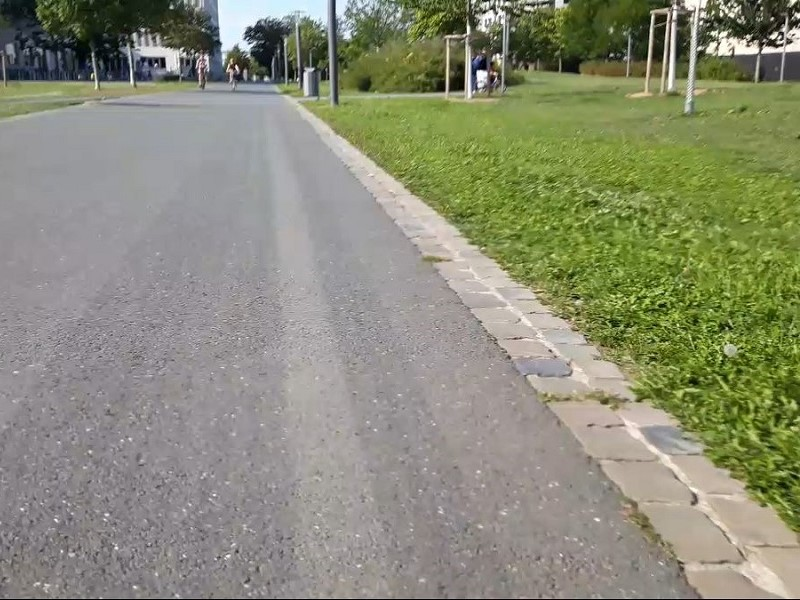
#> input picture cv/resources/straight_5.jpg, 800 x 600 px
$ python edge_image_preprocessor.py   (older library calls are emulated)
#> lines starting #> are read from the running program, lines starting #| are printed output that depends on the picture; after the words box and inside, x2 and y2 are one past the last pixel; in counts of white or black regions, pixels touching at a corner belong together
import cv2
import matplotlib.pyplot as plt
import numpy as np


class EdgeImagePreprocessor(object):
    """
    This class prepares images to detect the edge of roads
    """
    DEFAULT_DESTINATION_SIZE = (800, 600)
    DEFAULT_SOURCE_ROI = np.float32([(0.43, 0.65), (0.58, 0.65), (0.1, 1), (1, 1)])
    DEFAULT_DESTINATION_ROI = np.float32([(0, 0), (1, 0), (0, 1), (1, 1)])

    DEFAULT_GRADIENT_THRESHOLD = (30, 255)
    DEFAULT_SATURATION_THRESHOLD = (30, 255)

    def __init__(self,
                 gradient_threshold=DEFAULT_GRADIENT_THRESHOLD,
                 saturation_threshold=DEFAULT_SATURATION_THRESHOLD,
                 destination_size=DEFAULT_DESTINATION_SIZE,
                 show_intermediate_steps=False):
        self.destination_size = destination_size
        self.show_intermediate_steps = show_intermediate_steps
        self.gradient_threshold = gradient_threshold
        self.saturation_threshold = saturation_threshold

    def process(self, img):
        """
        Given a 3 channel input image, a binary output will be generated
        """
        # May require undistorting the image
        hls_channels: list = EdgeImagePreprocessor.convert_to_hls(img)
        if self.show_intermediate_steps is True:
            self.compare_images(img, hls_channels[1], "original", "light channel")
        if self.show_intermediate_steps is True:
            self.compare_images(img, hls_channels[2], "original", "saturation channel")

        sobel = EdgeImagePreprocessor.sobel_edge_detection(hls_channels[1])
        sobel_x_binary = self.apply_gradient_threshold(sobel)
        if self.show_intermediate_steps is True:
            self.compare_images(hls_channels[1], sobel_x_binary, "light channel", "sobel filter binary")
        saturation_binary = self.apply_saturation_gradient(hls_channels[2])
        if self.show_intermediate_steps is True:
            self.compare_images(hls_channels[2], saturation_binary, "saturation channel", "saturation filter binary")
        combined_binary = self.combine_binaries(sobel_x_binary, saturation_binary)
        if self.show_intermediate_steps is True:
            self.compare_images(img, saturation_binary, "Original Image", "Resulting binary")

        return combined_binary

    @classmethod
    def convert_to_hls(cls, img):
        hls_img = cv2.cvtColor(img, cv2.COLOR_RGB2HLS)
        h_channel = hls_img[:, :, 0]
        l_channel = hls_img[:, :, 1]
        s_channel = hls_img[:, :, 2]
        return [h_channel, l_channel, s_channel]

    @classmethod
    def sobel_edge_detection(cls, lightness):
        """
        Getting the edges based on Sobel,
        assumption: Lightness does differ from road to non road
        """
        ddepth_datatype = cv2.CV_64F  # Allows to detect both edges, alternatively use cv2.CV8U
        sobel_x_derivative = cv2.Sobel(lightness, ddepth_datatype, 1, 1)
        absolute_sobel_x = np.absolute(sobel_x_derivative)
        return np.minimum(np.full(cls.DEFAULT_DESTINATION_SIZE, 255, dtype=np.uint8).transpose(),
                          np.uint8(255 * absolute_sobel_x / np.max(absolute_sobel_x)))

    def apply_gradient_threshold(self, data):
        """
        Convert Sobel scaled derivative into binary image
        """
        gradient_binary = np.zeros_like(data)
        gradient_binary[(data >= self.gradient_threshold[0]) & (data <= self.gradient_threshold[1])] = 1
        return gradient_binary

    def apply_saturation_gradient(self, data):
        """
        If the road is dark, it will have low saturation
        """
        saturation_binary = np.zeros_like(data)
        saturation_binary[(data >= self.saturation_threshold[0]) & (data <= self.saturation_threshold[1])] = 1
        return saturation_binary

    def combine_binaries(self, binary_one, binary_two):
        """
        Combines two binaries by OR operator
        """
        # This may be done without the zeros_like directly, this may minimally improve performance
        combined_binary = np.zeros_like(binary_one)
        combined_binary[(binary_one == 1) | (binary_two == 1)] = 1
        return combined_binary

    def compare_images(self, original, result, descr1, descr2):
        f, (ax1, ax2) = plt.subplots(1, 2, figsize=(20, 10))
        ax1.imshow(original)
        ax1.set_title(descr1, fontsize=30)
        ax2.imshow(result, cmap='gray')
        ax2.set_title(descr2, fontsize=30)
        plt.show()


if __name__ == "__main__":
    img = cv2.imread('resources/straight_5.jpg')
#> img is the input picture: shape (600, 800, 3); mean B, G, R 119.1, 140.3, 138.5
    EdgeImagePreprocessor(show_intermediate_steps=True).process(img)
#> in convert_to_hls, `h_channel = hls_img[:, :, 0]`:
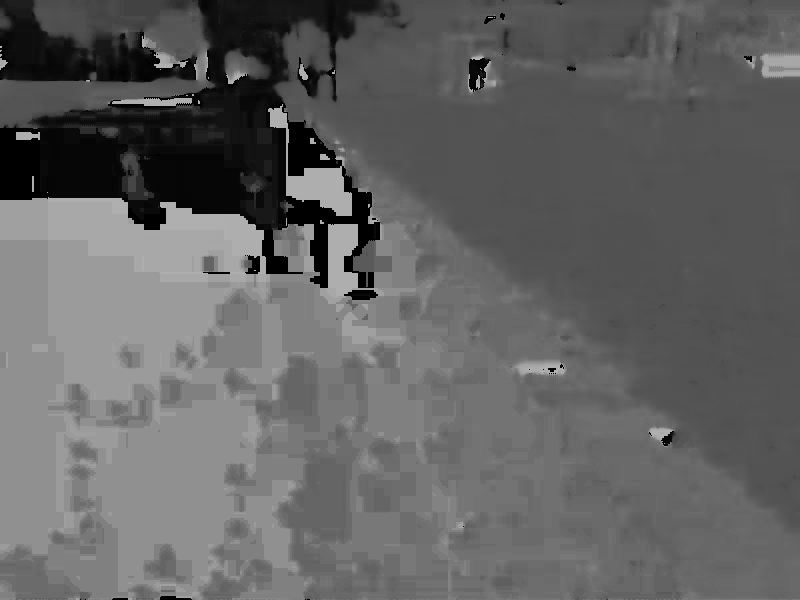
#> h_channel: shape (600, 800); min 0, max 179, mean 98.7
#> in convert_to_hls, `l_channel = hls_img[:, :, 1]`:
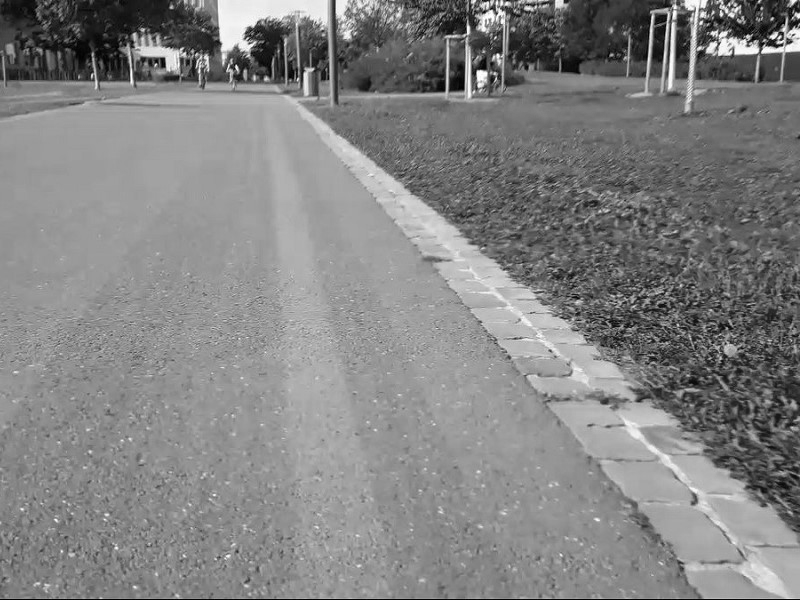
#> l_channel: shape (600, 800); min 0, max 255, mean 131
#> in convert_to_hls, `s_channel = hls_img[:, :, 2]`:
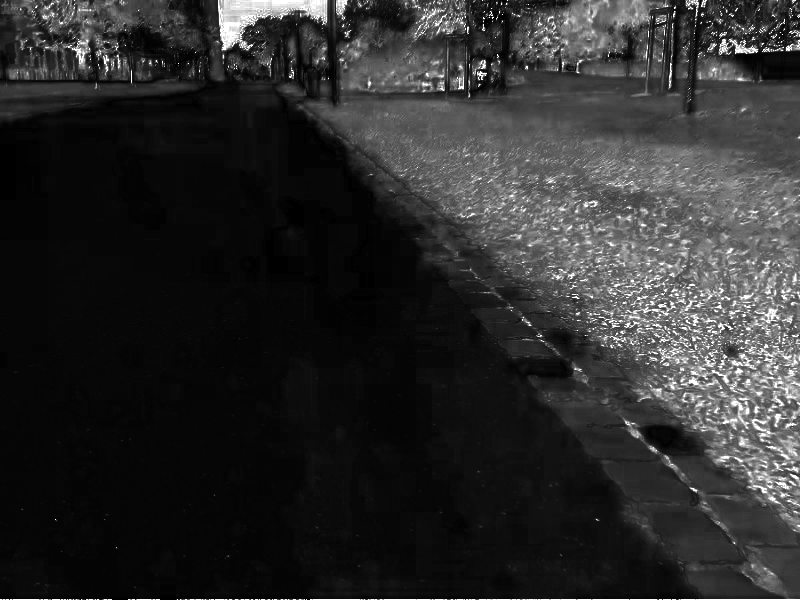
#> s_channel: shape (600, 800); min 0, max 255, mean 44.3
#> in process, `hls_channels: list = EdgeImagePreprocessor.convert_to_hls(img)`: hls_channels = 3 items
#> in compare_images, `plt.show()`:
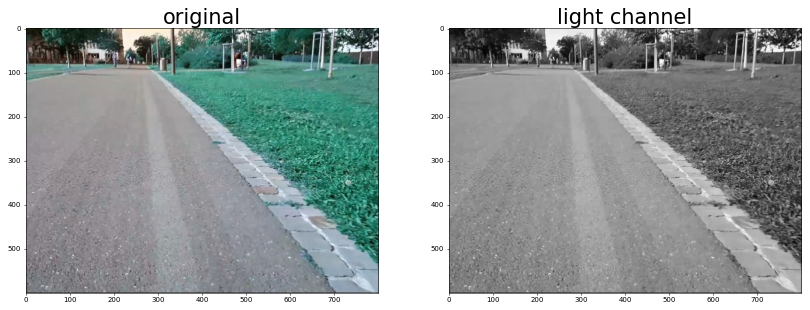
#> figure drawn by matplotlib, 2 panels; B, G, R data is drawn as R, G, B
#> in sobel_edge_detection, `sobel_x_derivative = cv2.Sobel(lightness, ddepth_datatype, 1, 1)`:
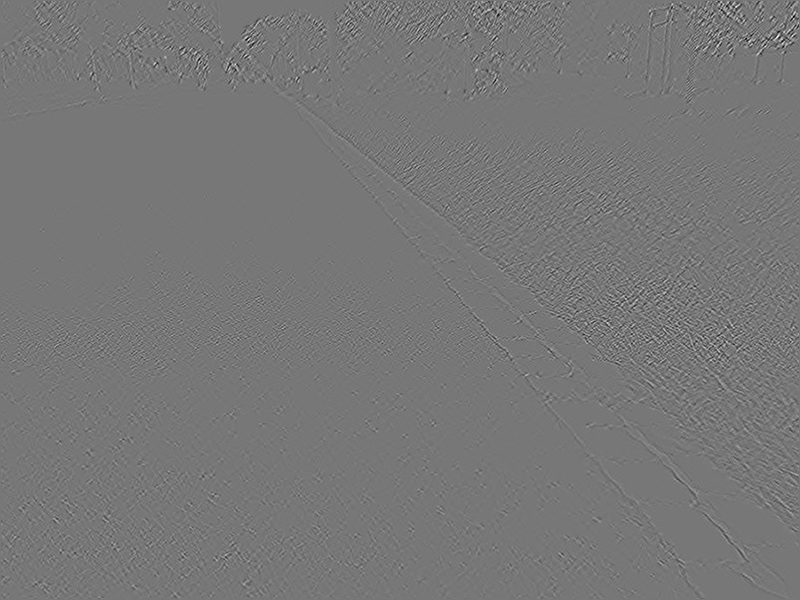
#> sobel_x_derivative: shape (600, 800) float64; min -284, max 322, mean 0; drawn with min black and max white
#> in process, `sobel_x_binary = self.apply_gradient_threshold(sobel)`:
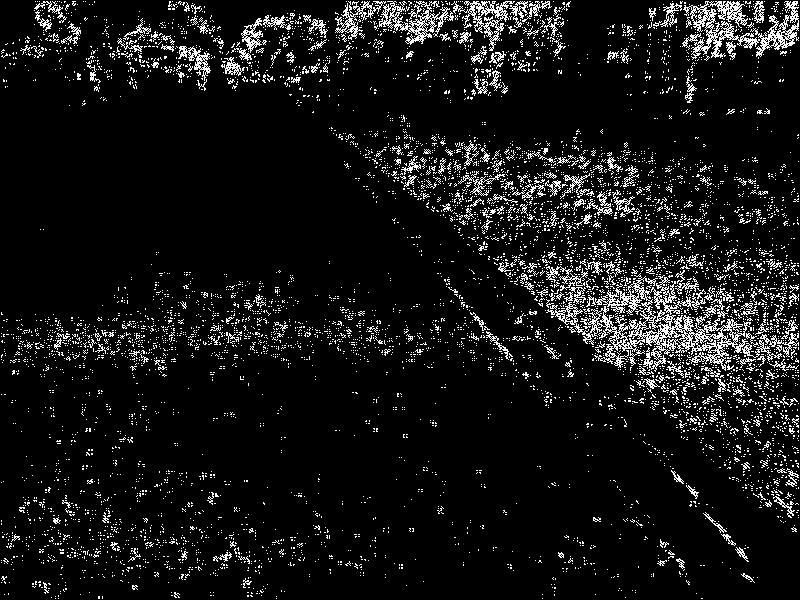
#> sobel_x_binary: shape (600, 800); values 0 (black) and 1 (white), 8.2% white in thin lines or dots
#> in process, `combined_binary = self.combine_binaries(sobel_x_binary, saturation_bin..`:
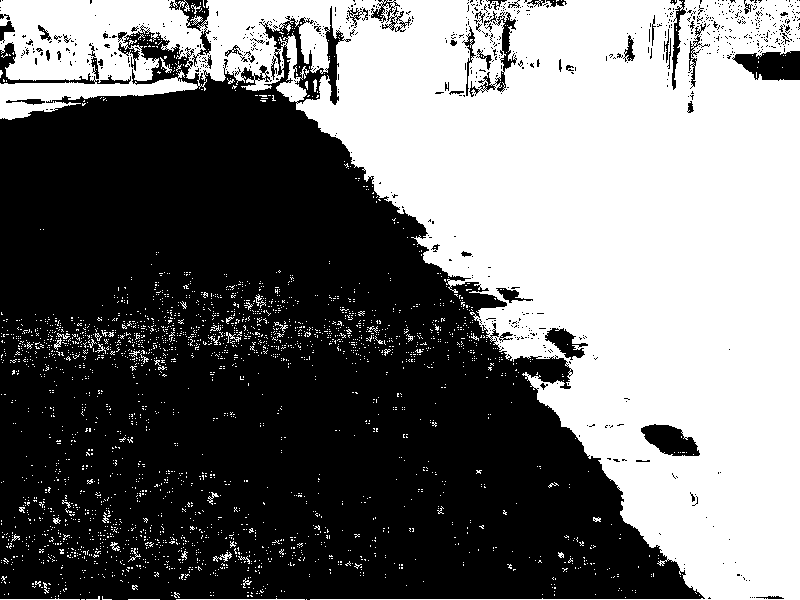
#> combined_binary: shape (600, 800); values 0 (black) and 1 (white), 45.2% white; 2738 white regions (2689 under 20 px), largest, box (x1, y1, x2, y2) and area: (0, 0, 800, 600) 209273, (176, 598, 305, 600) 130, (0, 598, 80, 600) 82

$ run again, with cv/resources/straight_1.jpg copied over cv/resources/straight_5.jpg
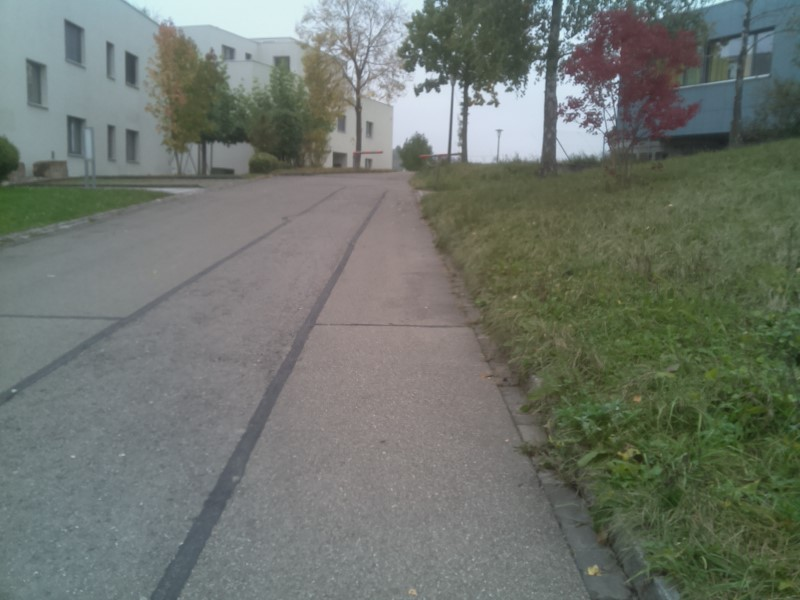
#> input picture cv/resources/straight_1.jpg, 800 x 600 px
#> img is the input picture: shape (600, 800, 3); mean B, G, R 108.5, 116.5, 110.1
#> hls_img: shape (600, 800, 3); mean of channels 0, 1, 2 63.8, 111.2, 28.9
#> hls_channels = 3 items
#> in process, `sobel_x_binary = self.apply_gradient_threshold(sobel)`:
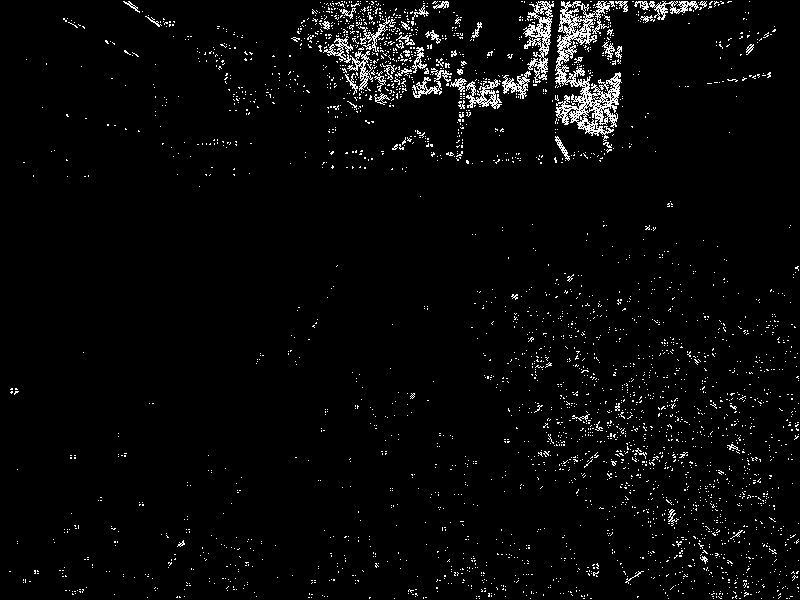
#> sobel_x_binary: shape (600, 800); values 0 (black) and 1 (white), 3.3% white in thin lines or dots
#> saturation_binary: shape (600, 800); values 0 (black) and 1 (white), 38.8% white; 258 white regions (202 under 20 px), largest, box (x1, y1, x2, y2) and area: (412, 110, 800, 600) 120150, (0, 0, 425, 83) 18775, (654, 0, 800, 128) 7936
#> in process, `combined_binary = self.combine_binaries(sobel_x_binary, saturation_bin..`:
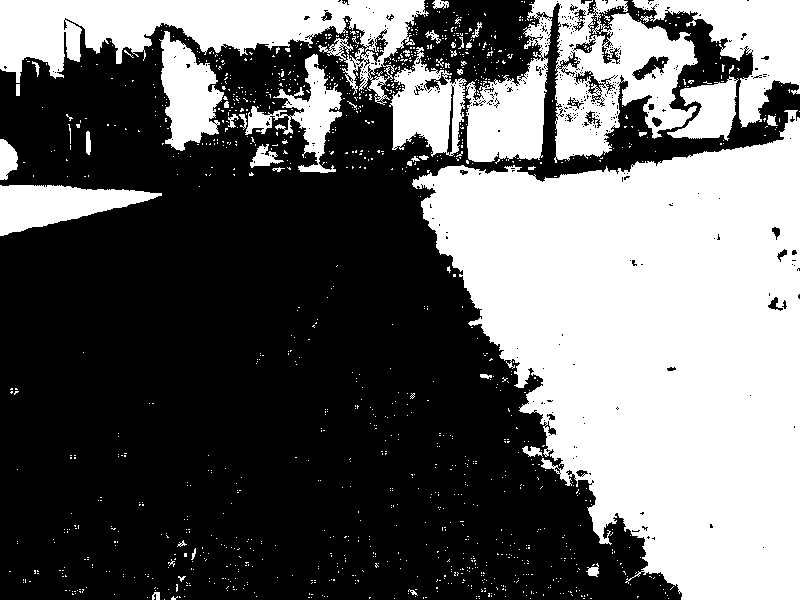
#> combined_binary: shape (600, 800); values 0 (black) and 1 (white), 40.4% white; 1273 white regions (1227 under 20 px), largest, box (x1, y1, x2, y2) and area: (412, 110, 800, 600) 120292, (0, 0, 429, 105) 20422, (466, 0, 698, 164) 19913

$ run again, with cv/resources/straight_2.jpg copied over cv/resources/straight_5.jpg
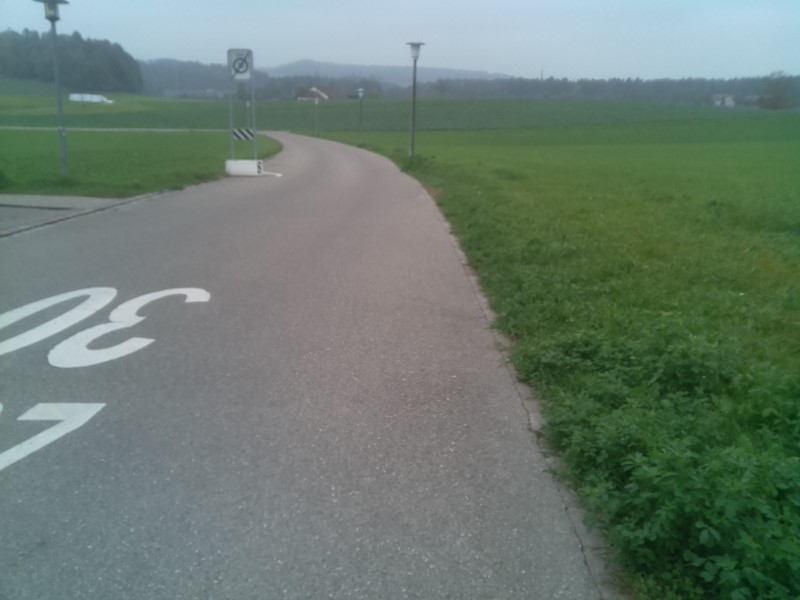
#> input picture cv/resources/straight_2.jpg, 800 x 600 px
#> img is the input picture: shape (600, 800, 3); mean B, G, R 112.9, 123.6, 106.9
#> hls_img: shape (600, 800, 3); mean of channels 0, 1, 2 53.7, 115.1, 43.3
#> hls_channels = 3 items
#> in process, `sobel_x_binary = self.apply_gradient_threshold(sobel)`:
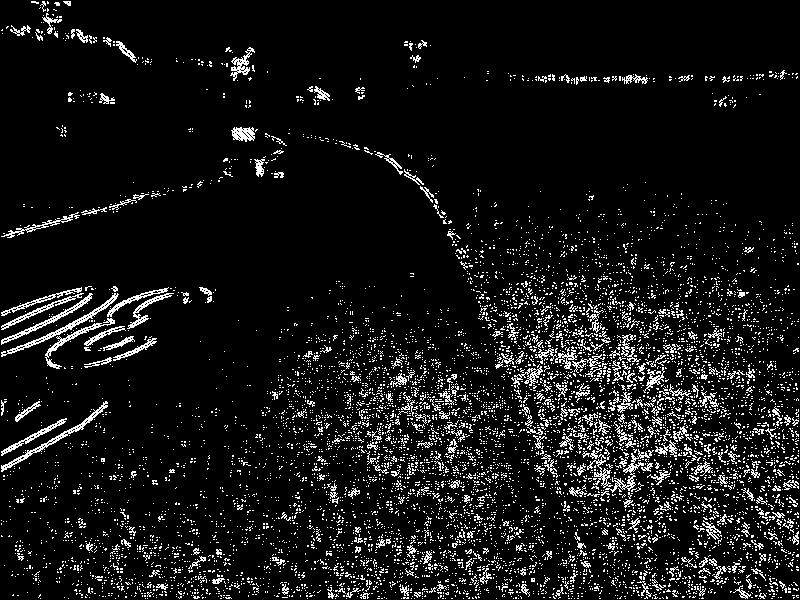
#> sobel_x_binary: shape (600, 800); values 0 (black) and 1 (white), 8.3% white in thin lines or dots
#> saturation_binary: shape (600, 800); values 0 (black) and 1 (white), 51.9% white; 85 black regions (76 under 20 px), largest, box (x1, y1, x2, y2) and area: (0, 78, 629, 600) 228625, (0, 294, 91, 342) 1263, (752, 90, 790, 109) 493
#> in process, `combined_binary = self.combine_binaries(sobel_x_binary, saturation_bin..`:
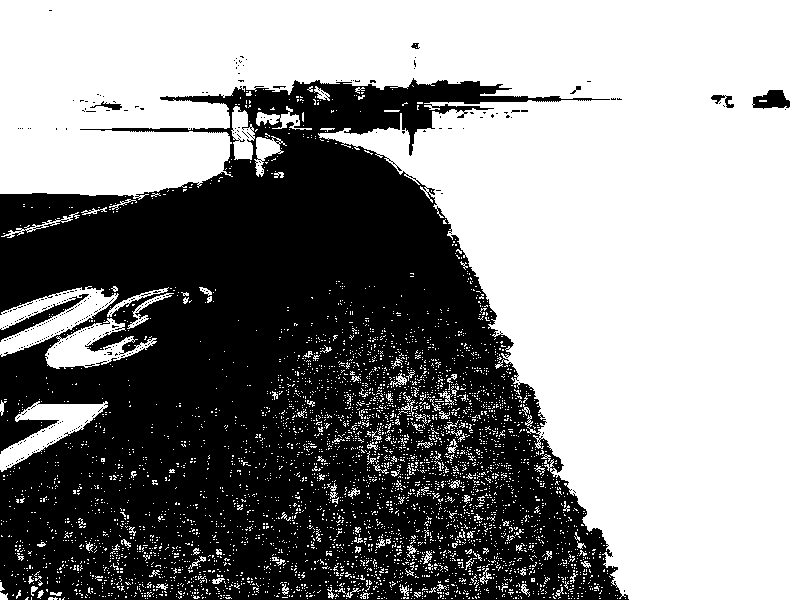
#> combined_binary: shape (600, 800); values 0 (black) and 1 (white), 55.8% white; 361 black regions (353 under 20 px), largest, box (x1, y1, x2, y2) and area: (0, 78, 629, 600) 209704, (0, 294, 89, 342) 779, (752, 90, 790, 109) 493

$ run again, with cv/resources/straight_3.jpg copied over cv/resources/straight_5.jpg
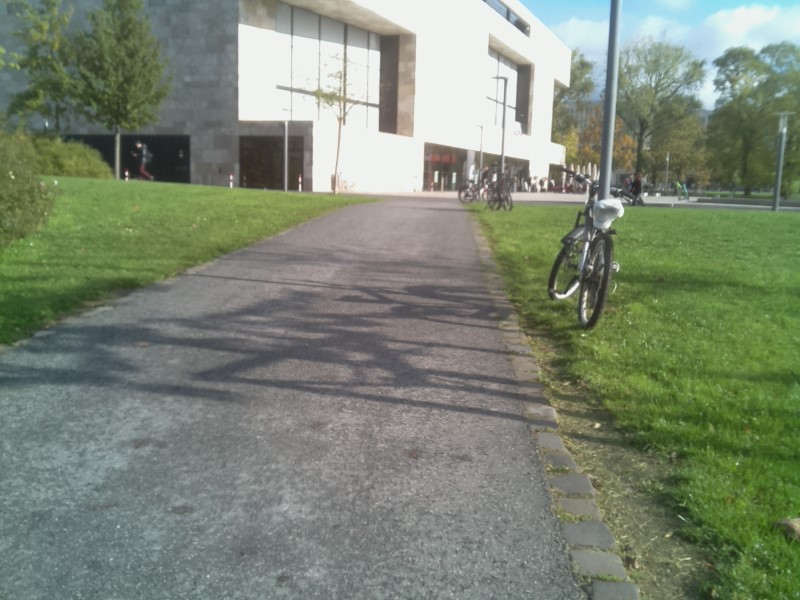
#> input picture cv/resources/straight_3.jpg, 800 x 600 px
#> img is the input picture: shape (600, 800, 3); mean B, G, R 115.7, 133.5, 123.6
#> hls_img: shape (600, 800, 3); mean of channels 0, 1, 2 69.9, 123.5, 37.5
#> hls_channels = 3 items
#> sobel_x_binary: shape (600, 800); values 0 (black) and 1 (white), 4.1% white in thin lines or dots
#> saturation_binary: shape (600, 800); values 0 (black) and 1 (white), 40.3% white; 455 white regions (381 under 20 px), largest, box (x1, y1, x2, y2) and area: (457, 201, 800, 600) 92027, (0, 0, 459, 347) 55111, (501, 0, 800, 199) 29498
#> in process, `combined_binary = self.combine_binaries(sobel_x_binary, saturation_bin..`:
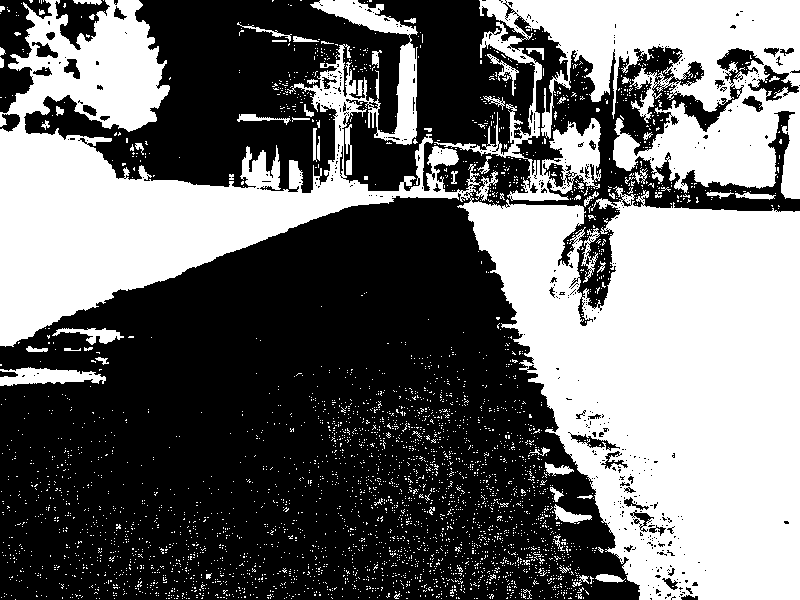
#> combined_binary: shape (600, 800); values 0 (black) and 1 (white), 42.7% white; 3696 white regions (3627 under 20 px), largest, box (x1, y1, x2, y2) and area: (0, 0, 800, 600) 153566, (434, 0, 800, 201) 37270, (0, 367, 106, 386) 1252
